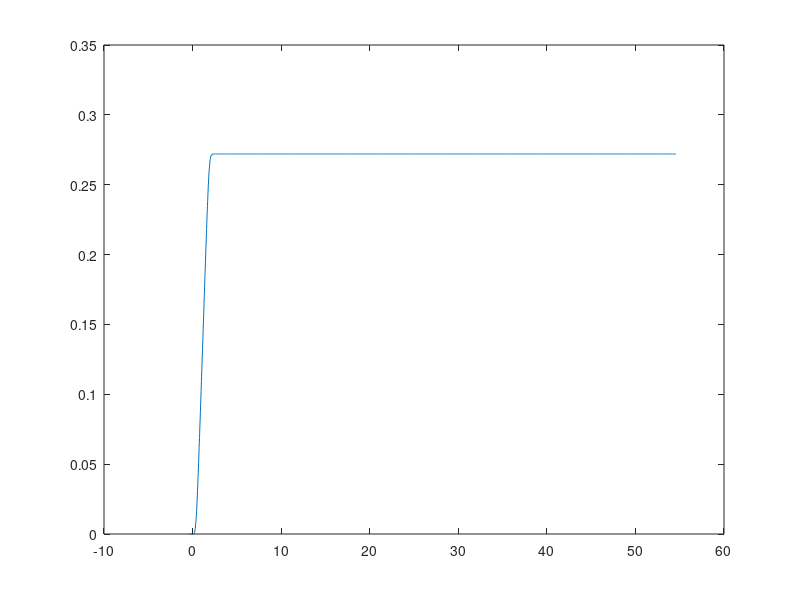
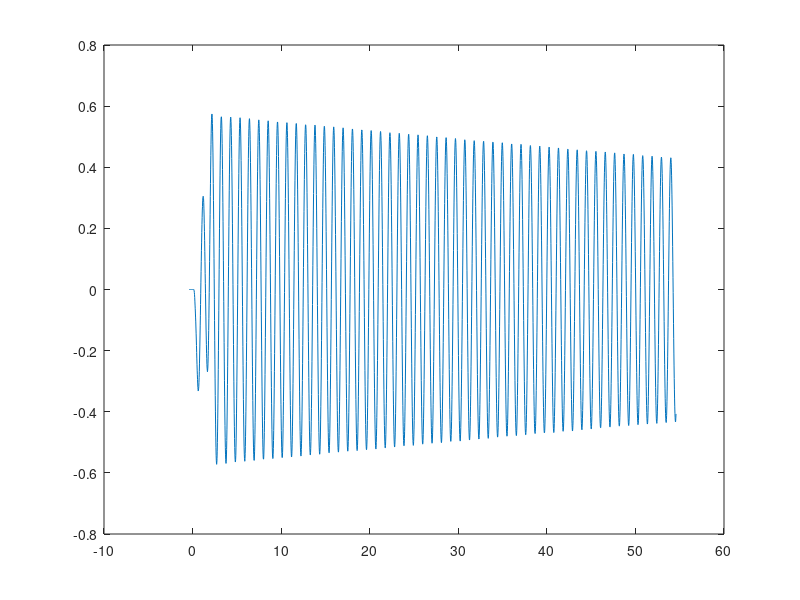
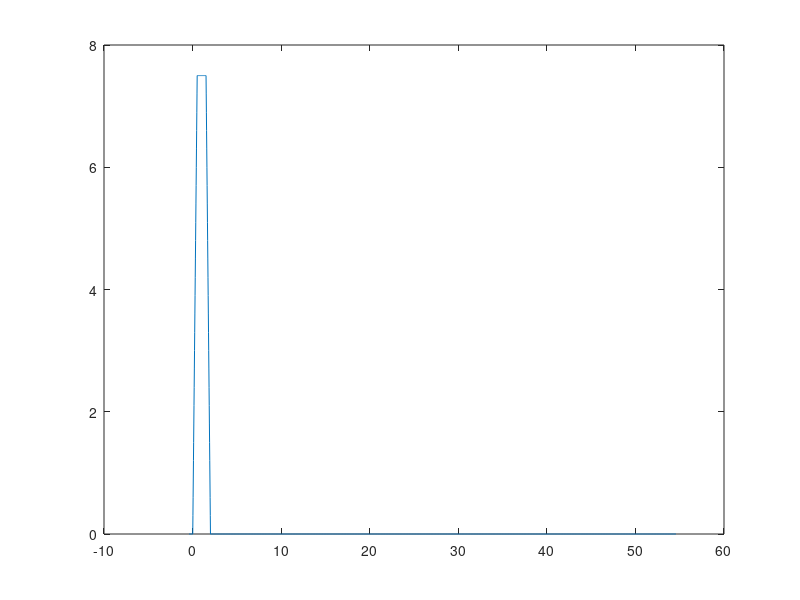

MATLAB code for these plots, in order:
s = tf("s");

matriz = csvread("Grua_Modelo4(55s).csv", 1, 0);

matriz_val = csvread("Grua_Modelo1(304s).csv", 1, 0);

tiempo = matriz(:, 1);
entrada = matriz(:, 2);
angulo = matriz(:, 3);
posicion = matriz(:, 4);

tiempo_val = matriz_val(:, 1);
entrada_val = matriz_val(:, 2);
angulo_val = matriz_val(:, 3);
posicion_val = matriz_val(:, 4);

% Se grafica los datos
figure('name', 'Datos de la planta para posicion')
plot(tiempo, posicion)

figure('name', 'Datos de la planta para angulo')
plot(tiempo, angulo)

figure('name', 'Datos de la planta para entrada')
plot(tiempo, entrada)

% systemIdentification()

% funcion de posicion
tf_22 = 0.024036*tf((1 - 0.08514*s)/(s*(1 + 0.025559*s)));

tf_300 = tf([-0.3573 -0.4939], [1 0.0154 35.32]);

